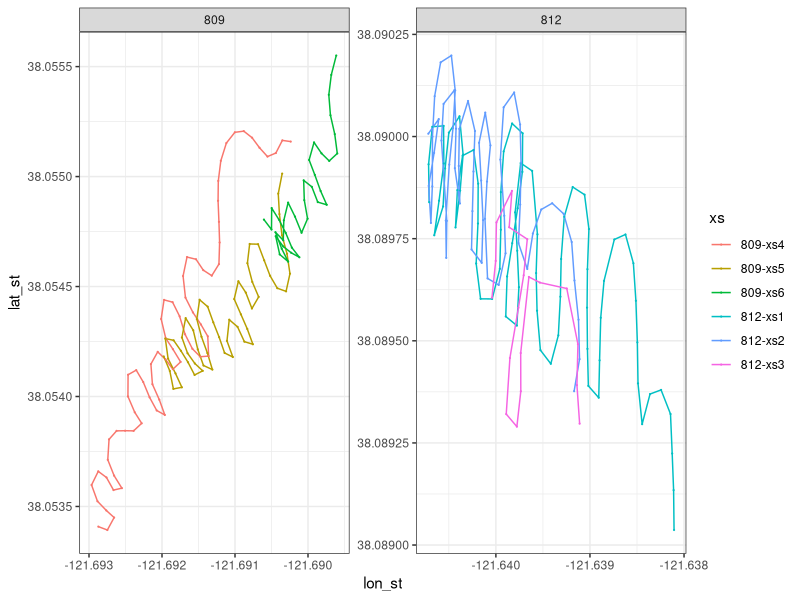
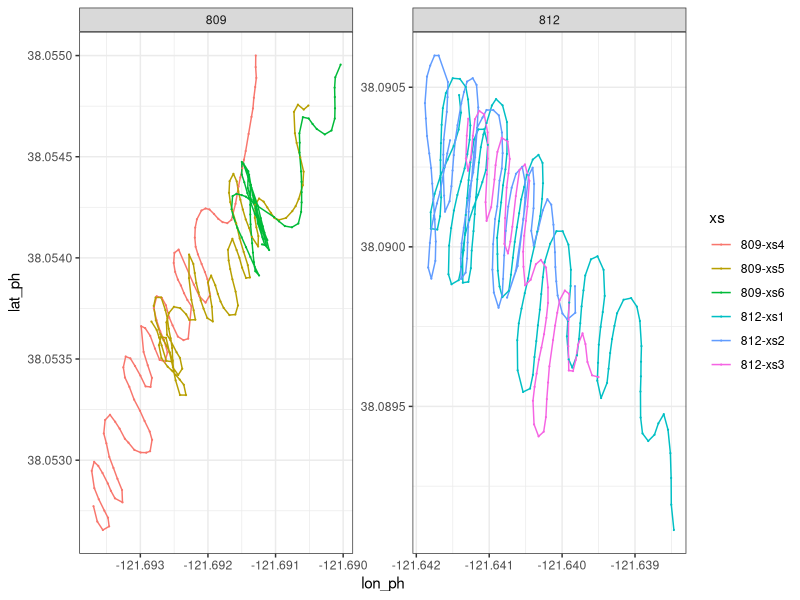
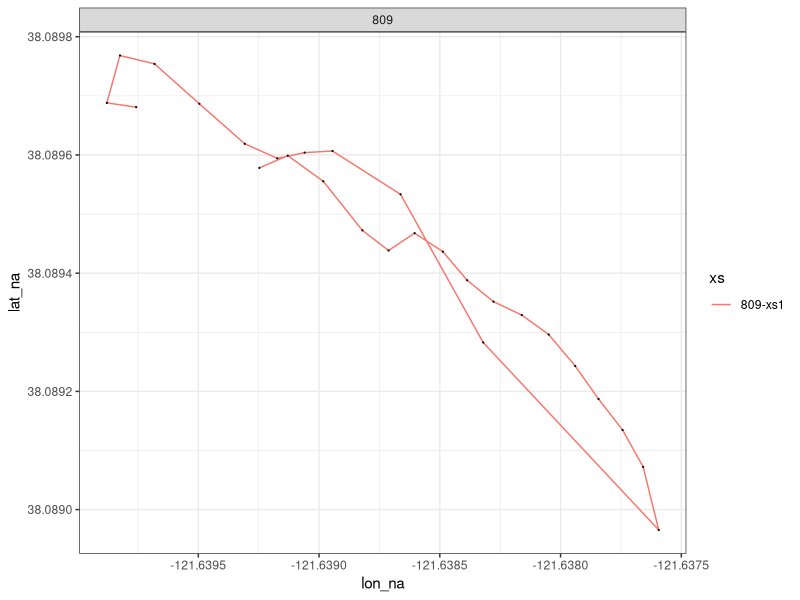
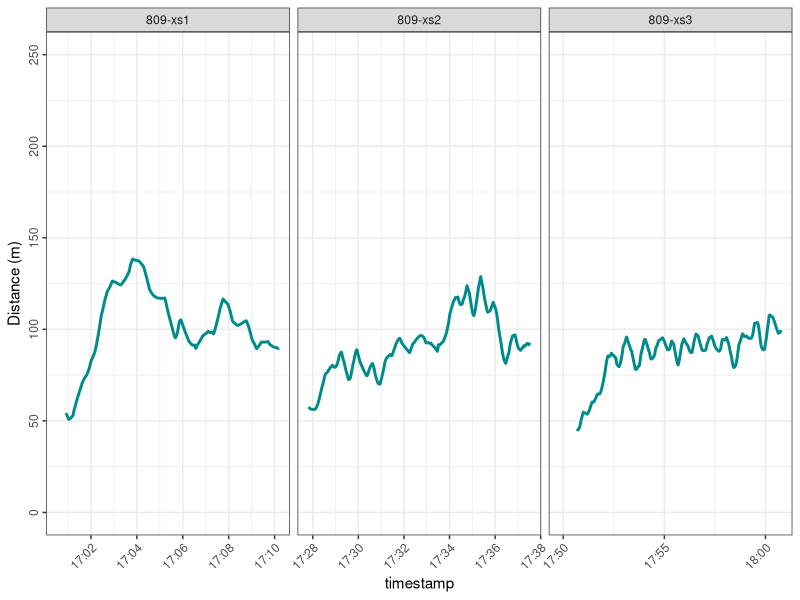
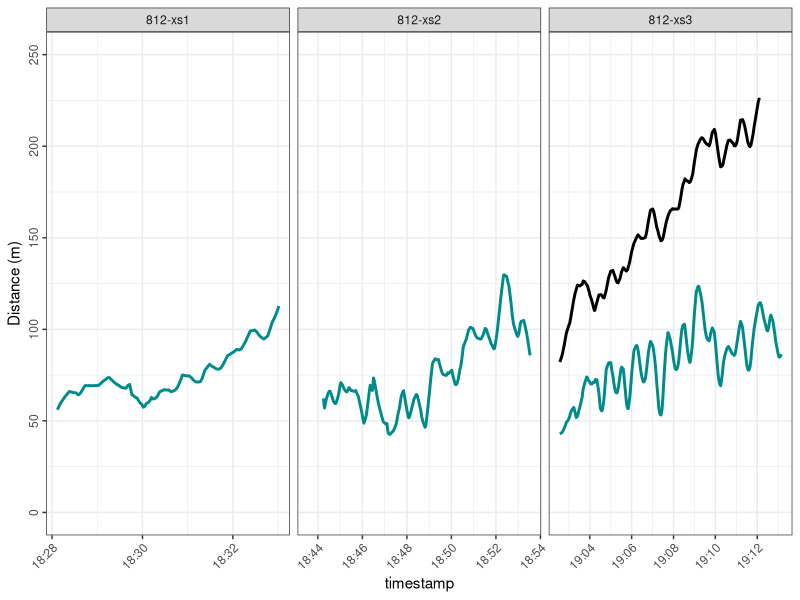
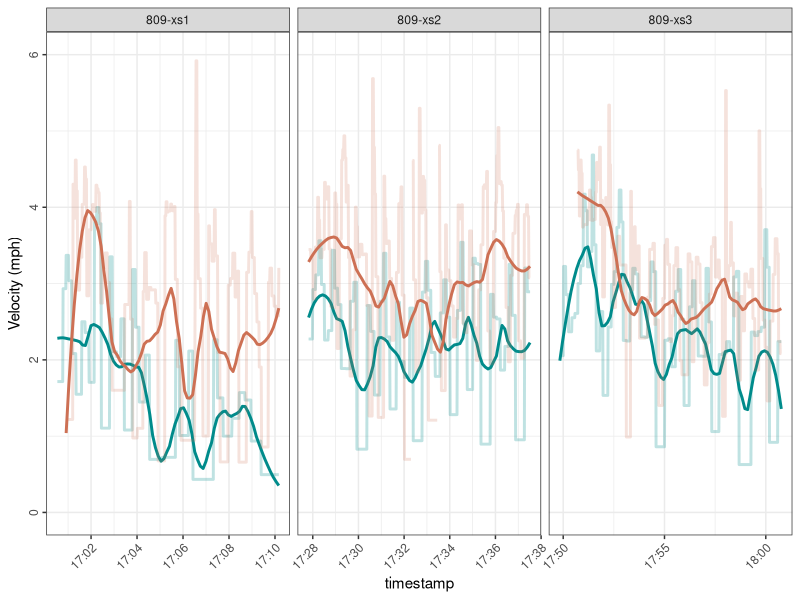
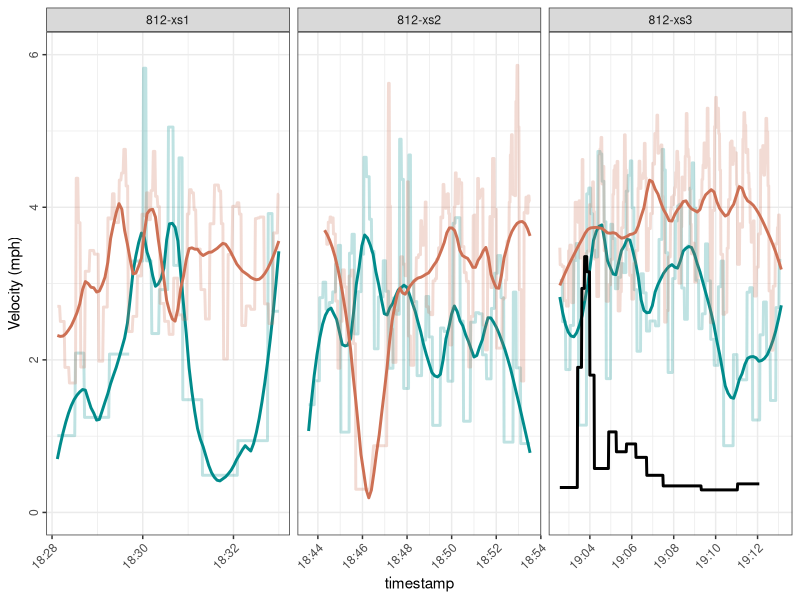
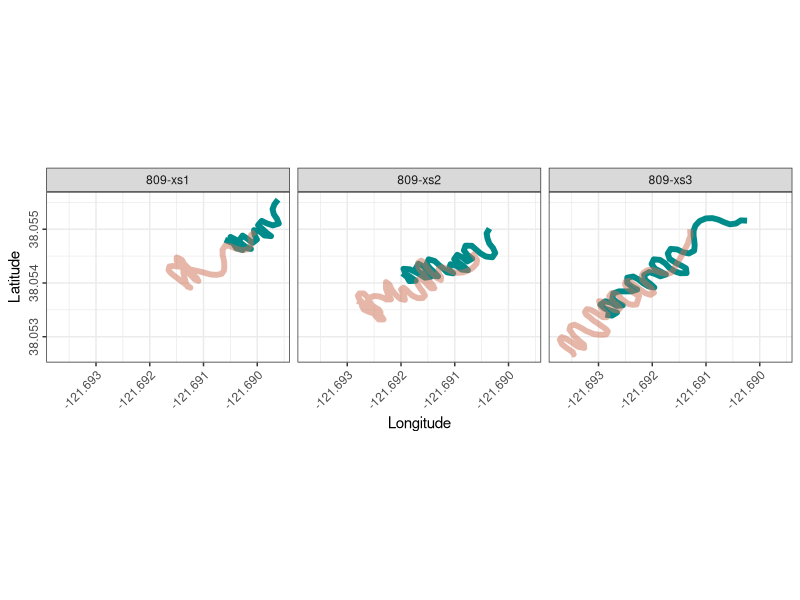

Generate these figures, in order, with R:
library(tidyverse)
library(geosphere)
library(lubridate)
library(zoo)

# Import and compile GPS track data ---------------------------------------

## Stryker ----
stryker_startstop <- data.frame(boat = rep("stryker",6), 
                        site = c(rep("812", 3), rep("809", 3)),
                        start = c(7, 83, 145, 168, 238, 297), 
                        end = c(79, 141, 164, 234, 293, 334))

stryker = data.frame()
stryker_raw = data.frame()

for(xs in 1:nrow(stryker_startstop)){
  print(xs)
  
  temp <- read.csv("data/Survey01_20250108/RouteHistoryFullBkup_DWRBoat_Jan8.csv", 
                   skip = stryker_startstop[xs, "start"] - 1, nrow = stryker_startstop[xs, "end"] - stryker_startstop[xs, "start"], header = F)
  
  colnames(temp) = c("Junk", "lat", "lon", "datetime", "speed")
  
  temp$timestamp <- as.POSIXct(temp$datetime, format = "%Y-%m-%dT%H:%M:%SZ", tz = "America/Los_Angeles")

  complete_timestamps <- seq(min(temp$timestamp), max(temp$timestamp), by = "1 sec")
  
  merged_data <- data.frame(timestamp = complete_timestamps) %>%
    left_join(temp, by = "timestamp")
  
  interpolated_data <- merged_data %>%
    mutate(lat = na.approx(lat, rule = 2),
           lon = na.approx(lon, rule = 2))
  
  interpolated_data$xs <- paste0(stryker_startstop[xs, "site"], "-xs", xs)
  temp$xs <- paste0(stryker_startstop[xs, "site"], "-xs", xs)
  
  interpolated_data$site <- stryker_startstop[xs, "site"]
  temp$site = stryker_startstop[xs, "site"]
  
  stryker <- rbind(stryker, interpolated_data[, c("site", "xs", "timestamp", "lat", "lon")])
  stryker_raw <- rbind(stryker_raw, temp)
  
  rm(temp, interpolated_data, merged_data)
}

stryker$boat = "Stryker"
colnames(stryker) <- c("site", "xs", "timestamp", "lat_st", "lon_st", "boat")

## Phantom ----
phantom_startstop <- data.frame(boat = rep("phantom", 6), 
                        site = c(rep("812", 3), rep("809", 3)),
                        start = c(7, 177, 292, 371, 486, 612), 
                        end = c(173, 288, 367, 482, 608, 697))

phantom = data.frame()
phantom_raw = data.frame()

for(xs in 1:nrow(phantom_startstop)){
  print(xs)
  
  temp <- read.csv("data/Survey01_20250108/20250108_RouteHistory_CFS.csv", 
                   skip = phantom_startstop[xs, "start"] - 1, nrow = phantom_startstop[xs, "end"] - phantom_startstop[xs, "start"], header = F)
  
  colnames(temp) = c("Junk", "lat", "lon", "datetime", "speed")
  
  temp$timestamp <- as.POSIXct(temp$datetime, format = "%Y-%m-%dT%H:%M:%SZ", tz = "America/Los_Angeles")

  complete_timestamps <- seq(min(temp$timestamp), max(temp$timestamp), by = "1 sec")
  
  merged_data <- data.frame(timestamp = complete_timestamps) %>%
    left_join(temp, by = "timestamp")
  
  interpolated_data <- merged_data %>%
    mutate(lat = na.approx(lat, rule = 2),
      lon = na.approx(lon, rule = 2))
  
  interpolated_data$xs <- paste0(phantom_startstop[xs, "site"], "-xs", xs)
  temp$xs <- paste0(phantom_startstop[xs, "site"], "-xs", xs)
  
  interpolated_data$site <- phantom_startstop[xs, "site"]
  temp$site = phantom_startstop[xs, "site"]
  
  phantom <- rbind(phantom, interpolated_data[, c("site", "xs", "timestamp", "lat", "lon")])
  phantom_raw <- rbind(phantom_raw, temp)
  
  rm(temp, interpolated_data, merged_data)
}

phantom$boat = "Phantom"
colnames(phantom) <- c("site", "xs", "timestamp", "lat_ph", "lon_ph", "boat")

## Scrutiny ---- now 
scrutiny_startstop <- data.frame(boat = rep("scrutiny", 1), 
                                site = c(rep("809", 1)),
                                start = c(7), 
                                end = c(34))

scrutiny = data.frame()
scrutiny_raw = data.frame()

for(xs in 1:nrow(scrutiny_startstop)){
  print(xs)
  
  temp <- read.csv("data/Survey01_20250108/RouteHistoryFullBkup_CDFW Jan8.csv", 
                   skip = scrutiny_startstop[xs, "start"] - 1, nrow = scrutiny_startstop[xs, "end"] - scrutiny_startstop[xs, "start"], header = F)
  
  colnames(temp) = c("Junk", "lat", "lon", "datetime", "speed")
  
  temp$timestamp <- as.POSIXct(temp$datetime, format = "%Y-%m-%dT%H:%M:%SZ", tz = "America/Los_Angeles")
  
  complete_timestamps <- seq(min(temp$timestamp), max(temp$timestamp), by = "1 sec")
  
  merged_data <- data.frame(timestamp = complete_timestamps) %>%
    left_join(temp, by = "timestamp")
  
  interpolated_data <- merged_data %>%
    mutate(lat = na.approx(lat, rule = 2),
           lon = na.approx(lon, rule = 2))
  
  interpolated_data$xs <- paste0(scrutiny_startstop[xs, "site"], "-xs", xs)
  temp$xs <- paste0(scrutiny_startstop[xs, "site"], "-xs", xs)
  
  interpolated_data$site <- scrutiny_startstop[xs, "site"]
  temp$site = scrutiny_startstop[xs, "site"]
  
  scrutiny <- rbind(scrutiny, interpolated_data[, c("site", "xs", "timestamp", "lat", "lon")])
  scrutiny_raw <- rbind(scrutiny_raw, temp)
  
  rm(temp, interpolated_data, merged_data)
}

scrutiny$boat = "Scrutiny"
colnames(scrutiny) <- c("site", "xs", "timestamp", "lat_na", "lon_na", "boat")

## Merge vessel tracks ----

vessels <- merge(merge(stryker, 
                       phantom[, c("timestamp", "lat_ph", "lon_ph")], by = "timestamp", all.x = T),
                 scrutiny[, c("timestamp", "lat_na", "lon_na")], by = "timestamp", all.x = T) 

xs_lookup <- data.frame(xs = c("809-xs6", "809-xs5", "809-xs4", "812-xs3", "812-xs2", "812-xs1"),
                              xs_cor = c("809-xs1", "809-xs2", "809-xs3", "812-xs1", "812-xs2", "812-xs3"))

vessels <- merge(vessels, xs_lookup, by = "xs", all.x = T)

# Visualize tracks --------------------------------------------------------

ggplot(stryker, aes(x = lon_st, y = lat_st, color = xs)) + 
  geom_path() + theme_bw() + 
  geom_point(data = stryker_raw, aes(x = lon, y = lat), size = .1) +
  facet_wrap(site ~ ., scales = "free")

ggplot(phantom, aes(x = lon_ph, y = lat_ph, color = xs)) + 
  geom_path() + theme_bw() + 
  geom_point(data = phantom_raw, aes(x = lon, y = lat), size = .1) +
  facet_wrap(site ~ ., scales = "free")

ggplot(scrutiny, aes(x = lon_na, y = lat_na, color = xs)) + 
  geom_path() + theme_bw() + 
  geom_point(data = scrutiny_raw, aes(x = lon, y = lat), color = "black", size = .1) +
  facet_wrap(site ~ ., scales = "free")

# Calculate vessel spacing ------------------------------------------------

vessels$stryker2phantom <- NA
vessels$scrutiny2phantom <- NA
vessels$stryker_velocity <- NA
vessels$phantom_velocity <- NA
vessels$scrutiny_velocity <- NA

for(i in 1:nrow(vessels)){
  print(i)
 
  # if(complete.cases(vessels[,c("lon_st", "lat_st", "lon_ph","lat_ph")])[i]){
    try(vessels[i,"stryker2phantom"] <- distm(c(vessels[i,"lon_st"], vessels[i,"lat_st"]), 
                                                  c(vessels[i,"lon_ph"], vessels[i,"lat_ph"]), 
                                                  fun = distHaversine))
  # }
  
  # if(complete.cases(vessels[,c("lon_na", "lat_na", "lon_ph","lat_ph")])[i]){
    try(vessels[i,"scrutiny2phantom"] <- distm(c(vessels[i,"lon_na"], vessels[i,"lat_na"]), 
                                          c(vessels[i,"lon_ph"], vessels[i,"lat_ph"]), 
                                          fun = distHaversine))
  # }
  
  # if(complete.cases(vessels[,c("lon_na", "lat_na", "lon_st","lat_st")])[i]){
    try(vessels[i,"stryker2scrutiny"] <- distm(c(vessels[i,"lon_na"], vessels[i,"lat_na"]), 
                                           c(vessels[i,"lon_st"], vessels[i,"lat_st"]), 
                                           fun = distHaversine))
  # }
  
  try(vessels[i,"stryker_velocity"] <- distm(c(vessels[i,"lon_st"], vessels[i,"lat_st"]), 
                                         c(vessels[i + 1,"lon_st"], vessels[i + 1,"lat_st"]), 
                                         fun = distHaversine) * 2.23693629)
  
  try(vessels[i,"phantom_velocity"] <- distm(c(vessels[i,"lon_ph"], vessels[i,"lat_ph"]), 
                                             c(vessels[i + 1,"lon_ph"], vessels[i + 1,"lat_ph"]), 
                                             fun = distHaversine) * 2.23693629)
  
  try(vessels[i,"scrutiny_velocity"] <- distm(c(vessels[i,"lon_na"], vessels[i,"lat_na"]), 
                                             c(vessels[i + 1,"lon_na"], vessels[i + 1,"lat_na"]), 
                                             fun = distHaversine) * 2.23693629)
      
  
}


# Plot vessel tracks, velocity, and spacing -------------------------------

(v_spacing_809 <- ggplot(vessels[vessels$xs_cor %in% c("809-xs1","809-xs2","809-xs3"),], 
       aes(x = timestamp, y = stryker2phantom)) + 
    geom_line(color = "cyan4", linewidth = 1) +
    geom_line(aes(y = scrutiny2phantom), linewidth = 1) +
  # geom_line(aes(y = stryker2scrutiny), color = "blue",linewidth = 1) + 
    theme_bw() + labs(y = "Distance (m)") + 
    theme(axis.text.x = element_text(angle = 45, hjust = 1),
          axis.text.y = element_text(angle = 90, hjust = .5)) +
    ylim(0,250) +
  facet_grid(. ~ xs_cor, scales = "free"))

(v_spacing_812 <- ggplot(vessels[vessels$xs_cor %in% c("812-xs1","812-xs2","812-xs3"),], 
                         aes(x = timestamp, y = stryker2phantom)) + 
    geom_line(color = "cyan4", linewidth = 1) +
    geom_line(aes(y = scrutiny2phantom), linewidth = 1) + 
    theme_bw() + labs(y = "Distance (m)") + 
    theme(axis.text.x = element_text(angle = 45, hjust = 1),
          axis.text.y = element_text(angle = 90, hjust = .5)) +
    ylim(0,250) +
    facet_grid(. ~ xs_cor, scales = "free"))

(v_velocity_809 <- ggplot(data = vessels[vessels$xs_cor %in% c("809-xs1","809-xs2","809-xs3") &
                               vessels$stryker_velocity < 10 & is.na(vessels$stryker_velocity) == F,],
                          aes(x = timestamp, y = stryker_velocity)) + 
    geom_line(color = "cyan4", linewidth = 1, alpha = .25) +
    geom_line(color = "cyan4", linewidth = 1, stat = "smooth", span = .25) +
    geom_line(data = vessels[vessels$xs_cor %in% c("809-xs1","809-xs2","809-xs3") &
                               vessels$phantom_velocity < 10 & is.na(vessels$phantom_velocity) == F, ],
              aes(y = phantom_velocity), color = "salmon3", linewidth = 1, alpha = .2) +
    geom_line(data = vessels[vessels$xs_cor %in% c("809-xs1","809-xs2","809-xs3") &
                               vessels$phantom_velocity < 10 & is.na(vessels$phantom_velocity) == F, ],
              aes(y = phantom_velocity), color = "salmon3", linewidth = 1, stat = "smooth", span = .25) +
    geom_line(data = vessels[vessels$xs_cor %in% c("809-xs1","809-xs2","809-xs3") &
                               vessels$scrutiny_velocity < 10 & is.na(vessels$scrutiny_velocity) == F, ],
              aes(y = scrutiny_velocity), linewidth = 1, alpha = .25) +
    theme_bw() + labs(y = "Velocity (mph)") + 
    theme(axis.text.x = element_text(angle = 45, hjust = 1),
          axis.text.y = element_text(angle = 90, hjust = .5)) +
    ylim(0, 6) +
    facet_grid(. ~ xs_cor, scales = "free"))

(v_velocity_812 <- ggplot(data = vessels[vessels$xs_cor %in% c("812-xs1","812-xs2","812-xs3") &
                                           vessels$stryker_velocity < 10 & is.na(vessels$stryker_velocity) == F,], 
                         aes(x = timestamp, y = stryker_velocity)) + 
    geom_line(color = "cyan4", linewidth = 1, alpha = .25) +
    geom_line(color = "cyan4", linewidth = 1, stat = "smooth", span = .25) +
    geom_line(data = vessels[vessels$xs_cor %in% c("812-xs1","812-xs2","812-xs3") &
                               vessels$phantom_velocity < 10 & is.na(vessels$phantom_velocity) == F, ],
              aes(y = phantom_velocity), color = "salmon3", linewidth = 1, alpha = .25) +
    geom_line(data = vessels[vessels$xs_cor %in% c("812-xs1","812-xs2","812-xs3") &
                               vessels$phantom_velocity < 10 & is.na(vessels$phantom_velocity) == F, ],
              aes(y = phantom_velocity), color = "salmon3", linewidth = 1, stat = "smooth", span = .25) +
    geom_line(data = vessels[vessels$xs_cor %in% c("812-xs1","812-xs2","812-xs3") &
                        vessels$scrutiny_velocity < 10 & is.na(vessels$scrutiny_velocity) == F, ],
              aes(y = scrutiny_velocity), linewidth = 1) +
    theme_bw() + labs(y = "Velocity (mph)") + 
    theme(axis.text.x = element_text(angle = 45, hjust = 1),
          axis.text.y = element_text(angle = 90, hjust = .5)) +
    ylim(0, 6) +
    facet_grid(. ~ xs_cor, scales = "free"))


(v_tracks_809 <- ggplot(vessels[vessels$xs_cor %in% c("809-xs1","809-xs2","809-xs3"),], 
                     aes(x = lon_st, y = lat_st)) + 
    geom_path(color = "cyan4", linewidth = 2) +
    geom_path(aes(x = lon_ph, y = lat_ph), color = "salmon3", alpha = .5, linewidth = 2) + 
    geom_path(aes(x = lon_na, y = lat_na), linewidth = 2) + 
    theme_bw() + labs(y = "Latitude", x = "Longitude") + coord_fixed() +
    theme(axis.text.x = element_text(angle = 45, hjust = 1),
          axis.text.y = element_text(angle = 90, hjust = .5)) +
    facet_grid(. ~ xs_cor))

(v_tracks_812 <- ggplot(vessels[vessels$xs_cor %in% c("812-xs1","812-xs2","812-xs3"),], 
                        aes(x = lon_st, y = lat_st)) + 
    geom_path(color = "cyan4", linewidth = 2) +
    geom_path(aes(x = lon_ph, y = lat_ph), color = "salmon3", alpha = .5, linewidth = 2) + 
    geom_path(aes(x = lon_na, y = lat_na), linewidth = 2) + 
    theme_bw() + labs(y = "Latitude", x = "Longitude") +  coord_fixed() +
    theme(axis.text.x = element_text(angle = 45, hjust = 1),
          axis.text.y = element_text(angle = 90, hjust = .5)) +
    facet_grid(. ~ xs_cor))


png("output/eDNA_vessel_spacing_20250108_%02d.png",
    height = 7, width = 10, units = "in", res = 1000, family = "serif")

cowplot::plot_grid(v_tracks_809, v_tracks_812,
                   v_spacing_809, v_spacing_812, 
                   align = "v")

dev.off()

png("output/eDNA_vessel_velocity_20250108_%02d.png",
    height = 10, width = 10, units = "in", res = 1000, family = "serif")

cowplot::plot_grid(v_tracks_809, v_tracks_812,
                   v_velocity_809, v_velocity_812, 
                   v_spacing_809, v_spacing_812, 
                   align = "v", nrow = 3)

dev.off()
